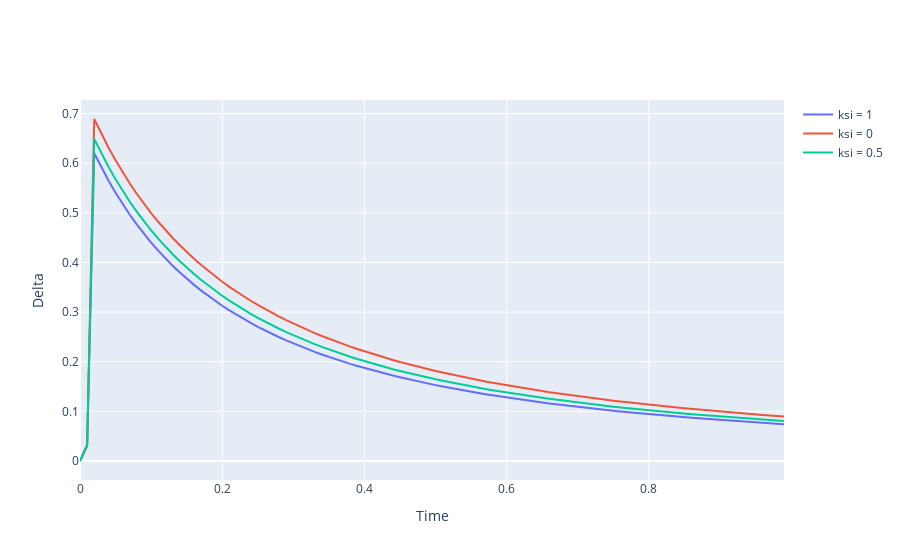

The notebook cell saved with this chart:
### Markdown cell above
4) Построим на одном графике все три невязки от времени для разных $\xi$:

### Code cell
nevs = [nev1(100,1, u_exect(7, 100, 1, 1),num_sol(7, 100, 1, 1, 1)), nev1(100,1, u_exect(7, 100, 1, 1) ,num_sol(7, 100, 1, 1, 0)),nev1(100,1, u_exect(7, 100, 1, 1) ,num_sol(7, 100, 1, 1, 1/2))]
fig = go.Figure()

fig.add_trace(go.Scatter(
    x = [i for i in np.arange(0, 1, 1/100)],
    y = nevs[0],
    name="ksi = 1"
))

fig.add_trace(go.Scatter(
    x = [i for i in np.arange(0, 1, 1/100)],
    y = nevs[1],
    name="ksi = 0"
))
fig.add_trace(go.Scatter(
    x = [i for i in np.arange(0, 1, 1/100)],
    y = nevs[2],
    name="ksi = 0.5"
))
fig.update_xaxes(title_text='Time')
fig.update_yaxes(title_text='Delta')
fig.show()
